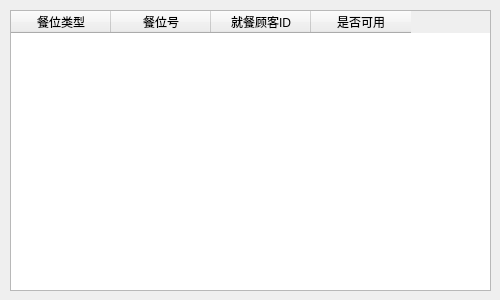
<?xml version="1.0" encoding="UTF-8"?>
<ui version="4.0">
 <class>TableInfo</class>
 <widget class="QDialog" name="TableInfo">
  <property name="geometry">
   <rect>
    <x>0</x>
    <y>0</y>
    <width>500</width>
    <height>300</height>
   </rect>
  </property>
  <property name="windowTitle">
   <string>Dialog</string>
  </property>
  <widget class="QTableWidget" name="tableWidget">
   <property name="geometry">
    <rect>
     <x>10</x>
     <y>10</y>
     <width>481</width>
     <height>281</height>
    </rect>
   </property>
   <column>
    <property name="text">
     <string>餐位类型</string>
    </property>
   </column>
   <column>
    <property name="text">
     <string>餐位号</string>
    </property>
   </column>
   <column>
    <property name="text">
     <string>就餐顾客ID</string>
    </property>
   </column>
   <column>
    <property name="text">
     <string>是否可用</string>
    </property>
   </column>
  </widget>
 </widget>
 <resources/>
 <connections/>
</ui>
